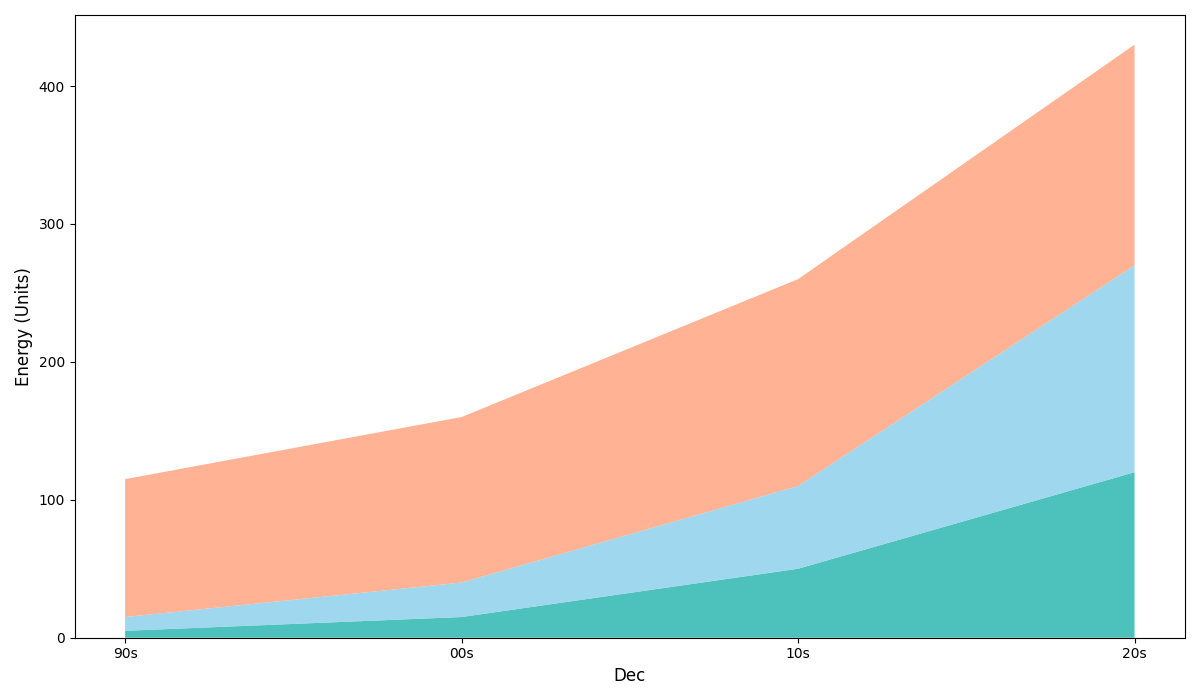

Python code for this plot:
import matplotlib.pyplot as plt
import numpy as np

decades = ['90s', '00s', '10s', '20s']
solar = [5, 15, 50, 120]
wind = [10, 25, 60, 150]
hydro = [100, 120, 150, 160]

energy_data = np.array([solar, wind, hydro])

fig, ax = plt.subplots(figsize=(12, 7))
# Manually shuffled colors for each data group
colors = ['#20B2AA', '#87CEEB', '#FFA07A']

ax.stackplot(decades, energy_data, colors=colors, alpha=0.8)

ax.set_xlabel('Dec', fontsize=12)
ax.set_ylabel('Energy (Units)', fontsize=12)

plt.tight_layout()
plt.show()
